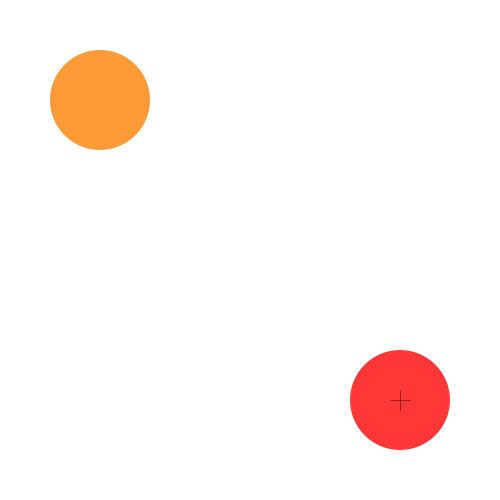
Frame 1 (no input)
Frame 60 (the mouse pressed at the canvas centre just before this capture): identical to frame 1, image omitted
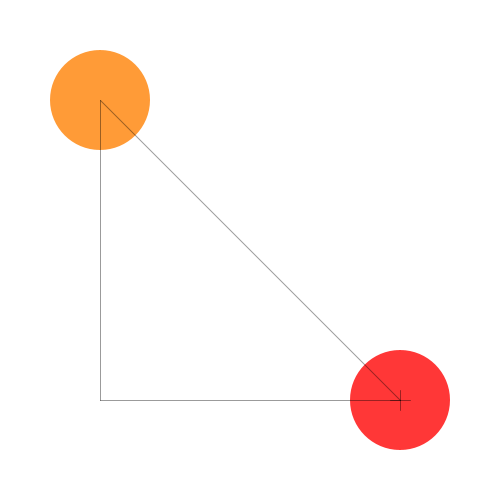
Frame 120 (the mouse held since frame 60 and released just before this capture)

The Processing sketch that drew these frames (run headless with seeded random() and noise(); from frame 60 on, the mouse is pressed at the canvas centre):

// Processing sketch: BallBallCollisionWithPythagoreanTheorem
// ── BallBallCollisionWithPythagoreanTheorem.pde
/*
BALL/BALL COLLISION WITH PYTHAGOREAN THEOREM
 Jeff Thompson
 April 2011
 
 www.jeffreythompson.org
 */

// "you" variables
float youX, youY;
int youSize = 100;
int clickBox = 20;                       // smaller box for click testing/dragging
color youColor = color(255,0,0, 200);
int youR = youSize/2;                    // radius
boolean clickOn = false;                 // used for better interaction; see code below
int prevMouseX, prevMouseY;              // store previous position to determine speed

// balls
float ballX,ballY;
int ballSize = 100;                      // how big are they?
int ballR = ballSize/2;                  // radius
color ballColor = color(255,127,0, 200);

// collision variables
float distX, distY, distance;           // find distance with Pythagorean Theorem
boolean collision = false;              // store when the two hit each other


void setup() {

  size(500,500);
  smooth();
  noStroke();

  // positions
  youX = width-100;
  youY = height-100;
  ballX = 100;
  ballY = 100;
}

void draw() {

  // fill screen
  fill(255);
  rect(0,0, width,height);


  // draw ball
  fill(ballColor);
  ellipse(ballX,ballY, ballSize,ballSize);
  
  
  // if clicked on, allow to drag around
  if (mousePressed &&                 // click
  mouseX >= youX-clickBox &&      // left
  mouseX <= youX+clickBox &&      // right
  mouseY >= youY-clickBox &&      // top
  mouseY <= youY+clickBox) {      // bottom

    clickOn = true;    // set to true, this will switch back when the mouse is released
  } 
  // if clickOn is true and coords aren't outside the frame
  if (clickOn) {
    youX = mouseX;
    youY = mouseY;

    prevMouseX = mouseX;
    prevMouseY = mouseY;
  }
  // when released, set to false; this is triggered in the mouseReleased function below


  // draw you
  fill(youColor);
  ellipse(youX,youY, youSize,youSize);
  // crosshairs
  stroke(0, 100);
  noFill();
  line(youX-10,youY, youX+10,youY);
  line(youX,youY-10, youX,youY+10);
  noStroke();


  // draw Pythagorean coordinates
  if (mousePressed) {
    stroke(0, 100);
    noFill();
    line(youX,youY, ballX,ballY);    // angle
    line(youX,youY, ballX,youY);     // horiz
    line(ballX,ballY, ballX,youY);   // vert
    noStroke();
  }


  // find distance between
  distX = abs(youX - ballX);
  distY = abs(youY - ballY);
  distance = sqrt(distX*distX + distY*distY);
  
  
  // check for collision based on radii
  if (youR + ballR > distance) {
    youColor = color(255,67,67, 200);
    ballColor = color(225,240,0, 200);
  }
  else {
    youColor = color(255,0,0, 200);
    ballColor = color (255,127,0, 200);
  }
  

}


void mouseReleased() {     // turn off dragging when the mouse is released
  clickOn = false;
}
